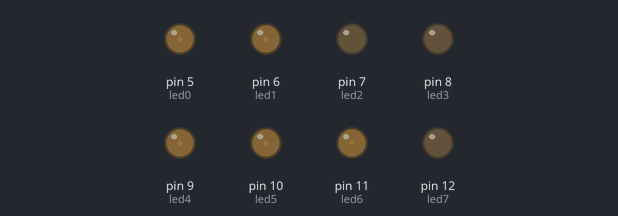
Bench run of a sketch on a simulated Arduino Uno, built with avr-gcc and run on an emulated ATmega328P. Parts: output pins drawn as LEDs (lit = HIGH).

Above: at 0.05 s.
At 0.6 s:
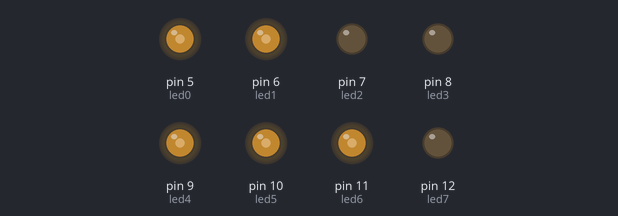
At 1.15 s:
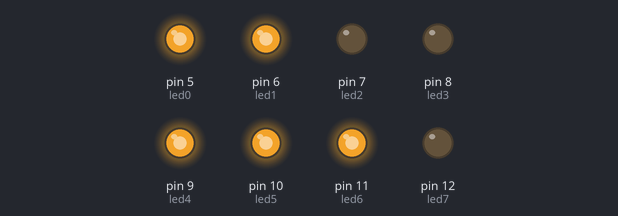
At 1.7 s:
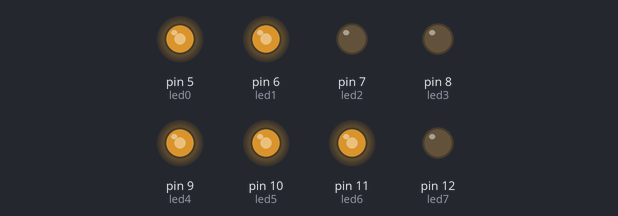
At 2.25 s:
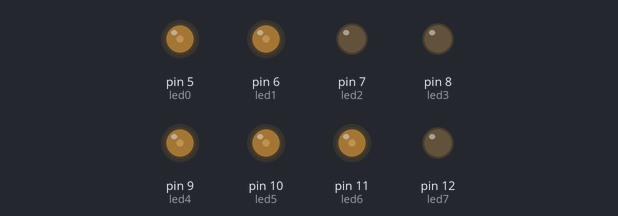
Timing chart, 0 to 7.8 s (numbered marks = the images above):
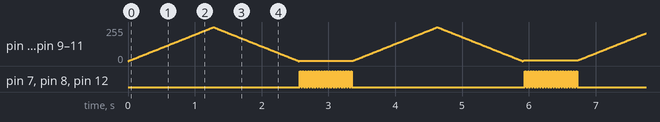

Measured:
- by itself, pin 7 (led2), pin 8 (led3), pin 12 (led7): repeats every 3.4 s: HIGH 0.02 s, LOW 2.6 s, 19 × (HIGH 0.02 s, LOW 0.02 s)

The sketch:

Functions.ino
```cpp
// Function Example  http://arduino.cc/en/Reference/AnalogWrite

int led0 = 5;           // the pin that the LED is attached to
int led1 = 6;           // the pin that the LED is attached to
int led2 = 7;           // the pin that the LED is attached to NO PWM
int led3 = 8;           // the pin that the LED is attached to NO PWM
int led4 = 9;           // the pin that the LED is attached to
int led5 = 10;          // the pin that the LED is attached to
int led6 = 11;          // the pin that the LED is attached to
int led7 = 12;          // the pin that the LED is attached to NO PWM
int brightness = 0;     // LED brightness
int fadeAmount = 2;     // how many levels to fade the LED by 0=off 255=full bright

void setup()  {           //set pins as outputs
  pinMode(led0, OUTPUT);
  pinMode(led1, OUTPUT);
  pinMode(led2, OUTPUT);
  pinMode(led3, OUTPUT);
  pinMode(led4, OUTPUT);
  pinMode(led5, OUTPUT);
  pinMode(led6, OUTPUT);
  pinMode(led7, OUTPUT);
}

void loop() {             //main loop
  fade();                 //call function
  flash();                //call function
}                         //end main loop

void fade(){                                   //fade function starts here
  for (int counter; counter<256;counter++){
    analogWrite(led0, brightness);
    analogWrite(led1, brightness);
    analogWrite(led4, brightness);
    analogWrite(led5, brightness);
    analogWrite(led6, brightness);

    // change the brightness for next time through the loop:
    brightness = brightness + fadeAmount;

    // reverse the direction of the fading at the ends of the fade:
    if (brightness == 0 || brightness >= 254) {
      fadeAmount = -fadeAmount ;
    }
    // wait for 50 milliseconds to see the dimming effect
    delay(10);
  }
}                                              //fade function ends here, return where main code left off

void flash(){                                  //fade function starts here
  for (int counter; counter<20;counter++){
    digitalWrite (led2, HIGH);
    digitalWrite (led3, HIGH);
    digitalWrite (led7, HIGH);
    delay(20);
    digitalWrite (led2, LOW);
    digitalWrite (led3, LOW);
    digitalWrite (led7, LOW);
    delay(20);
  }
}                                              //fade function ends here, return where main code left off
```
